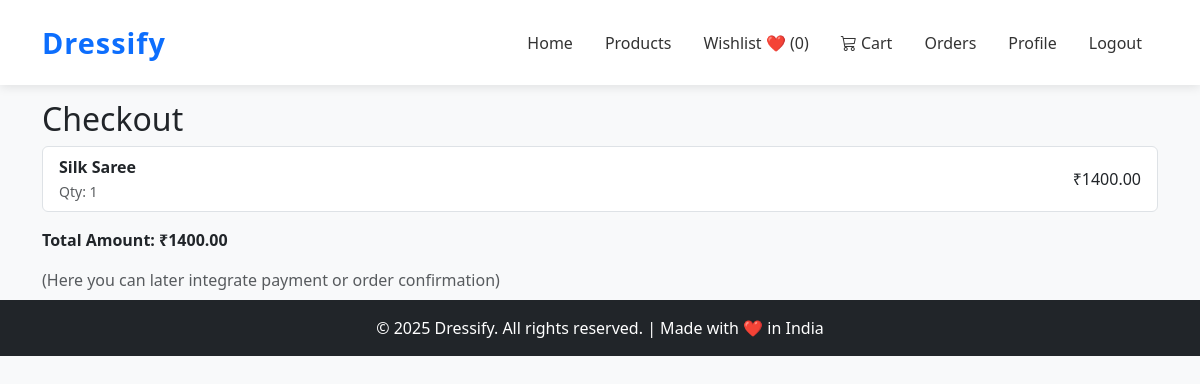
The app's page /cart/checkout/ (signed in), older data.
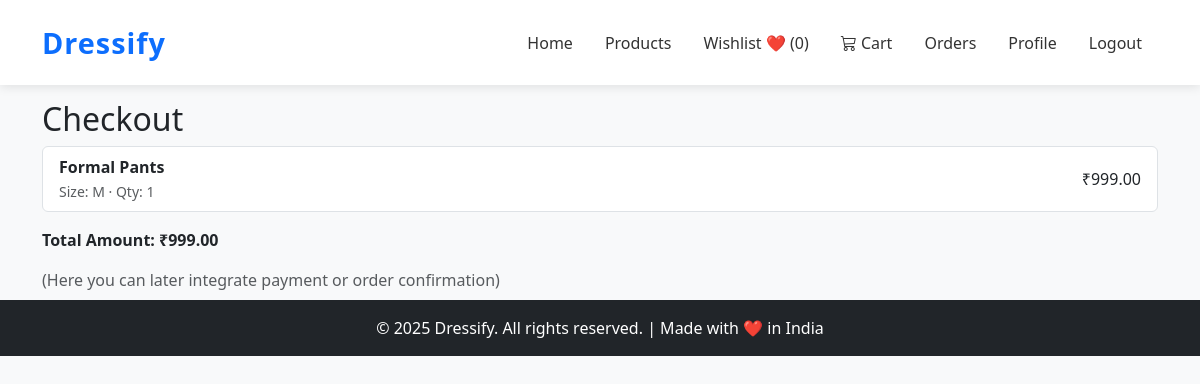
The same page, newer data.
### cart/models.py (models this page shows, shortened)
class CartItem(models.Model):
    cart = models.ForeignKey(Cart, on_delete=models.CASCADE, related_name="items")
    product = models.ForeignKey(Product, on_delete=models.CASCADE)
    quantity = models.PositiveIntegerField(default=1)
    size = models.CharField(max_length=30, blank=True, help_text="Selected size (e.g., S, M, L)")
    class Meta:
        unique_together = ('cart', 'product', 'size')
    def get_total(self):
        price = self.product.discount_price or self.product.price
        return round(price * self.quantity, 2)

### products/models.py (models this page shows, shortened)
class Product(models.Model):
    category = models.ForeignKey(Category, on_delete=models.CASCADE, related_name='products')
    name = models.CharField(max_length=200)
    slug = models.SlugField(max_length=220, unique=True, blank=True)
    sku = models.CharField(max_length=50, unique=True, help_text="Stock Keeping Unit (Unique Product ID)")
    description = models.TextField()
    price = models.DecimalField(max_digits=10, decimal_places=2)
    discount_price = models.DecimalField(max_digits=10, decimal_places=2, blank=True, null=True)
    stock = models.PositiveIntegerField(default=0)
    available = models.BooleanField(default=True)
    brand = models.CharField(max_length=100, blank=True, null=True)
    image = models.ImageField(upload_to='product_images/', blank=True, null=True)
    tags = models.CharField(max_length=255, blank=True, help_text="Comma-separated tags for search")
    available_sizes = models.CharField(
        max_length=255,
        blank=True,
        help_text="Comma-separated sizes like XS,S,M,L,XL"
    )
    rating = models.DecimalField(max_digits=3, decimal_places=2, default=0.0)
    created_at = models.DateTimeField(auto_now_add=True)
    updated_at = models.DateTimeField(auto_now=True)
    class Meta:
        ordering = ['-created_at']
        indexes = [
            models.Index(fields=['id', 'slug']),
            models.Index(fields=['name']),
        ]

### cart/views.py (the view)
# urls.py: path('checkout/', views.CheckoutView.as_view(), name='checkout'),
class CheckoutView(View):
    def get(self, request):
        cart = get_cart(request)
        items = cart.items.select_related('product')
        total = cart.get_total_price()
        return render(request, "cart/checkout.html", {"cart": cart, "items": items, "total": total})

### cart/models.py (called while the page is built)
    def get_total_price(self):
        total = sum(item.get_total() for item in self.items.all())
        return round(total, 2)

### cart/views.py (called while the page is built)
def get_cart(request):
    if request.user.is_authenticated:
        cart, created = Cart.objects.get_or_create(user=request.user)
    else:
        if not request.session.session_key:
            request.session.create()
        request.session.save()  # ✅ force save so session_key is persistent
        cart, created = Cart.objects.get_or_create(session_key=request.session.session_key)
    return cart

### cart/templates/cart/checkout.html (shortened to what this page needs)
{% extends "base.html" %}
{% block content %}
<div class="container my-4">
  <h2>Checkout</h2>
  {% if items %}
  <ul class="list-group mb-3">
    {% for item in items %}
    <li class="list-group-item d-flex justify-content-between align-items-center">
      <div>
        <div class="fw-bold">{{ item.product.name }}</div>
        <small class="text-muted">
          {% if item.size %}Size: {{ item.size }} · {% endif %}
          Qty: {{ item.quantity }}
        </small>
      </div>
      <div>₹{{ item.get_total }}</div>
    </li>
    {% endfor %}
  </ul>
  {% endif %}
  <p class="fw-bold">Total Amount: ₹{{ total }}</p>
  <p class="text-muted">(Here you can later integrate payment or order confirmation)</p>
</div>
{% endblock %}

Row changes from the older to the newer data that the page shows:
removed CartItem: product.name "Silk Saree", quantity "1", get_total "1400.00"
added CartItem: product.name "Formal Pants", size "M", quantity "1", get_total "999.00"
Text that changed along with them:
{{ total }}: "1400.00" → "999.00"
